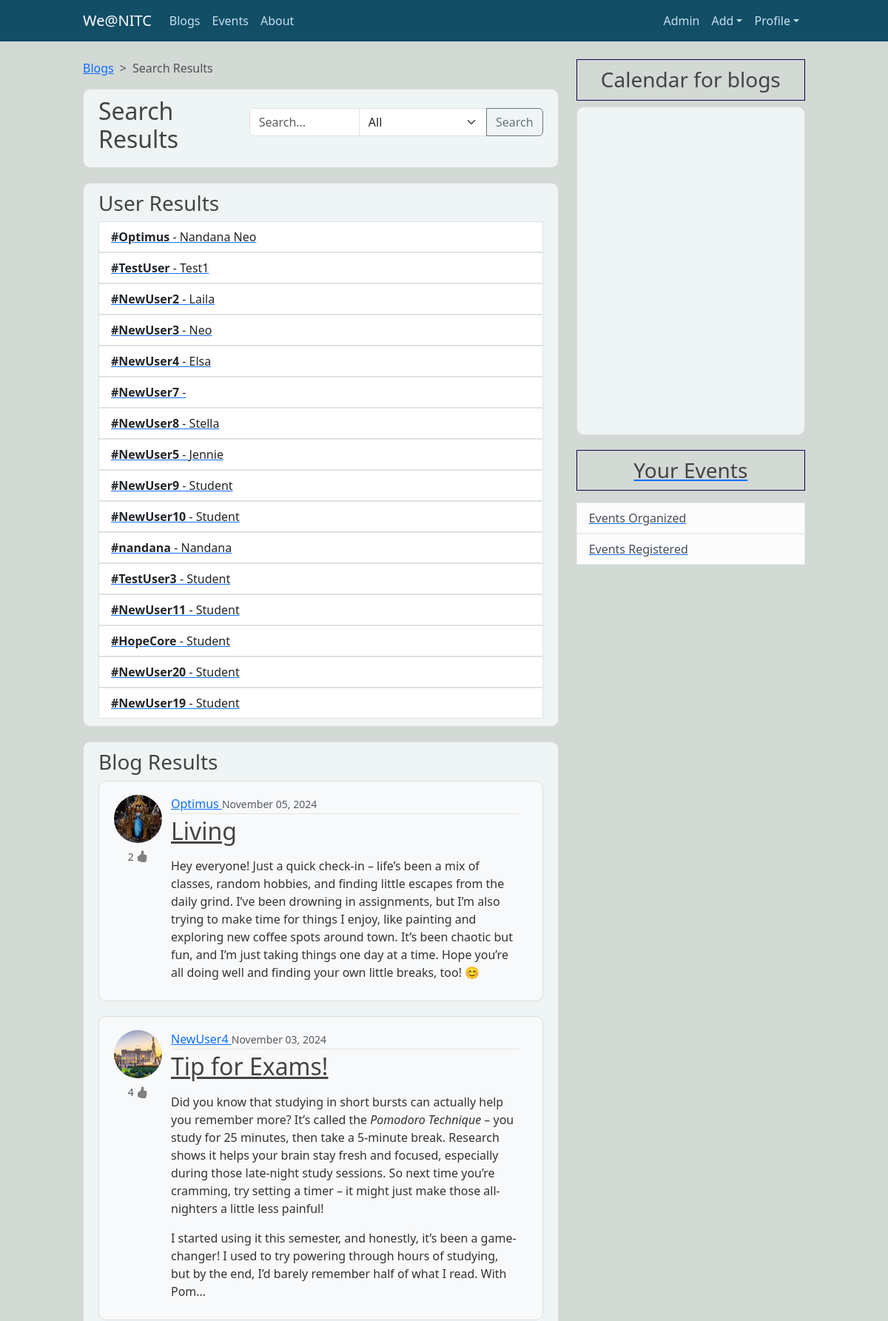
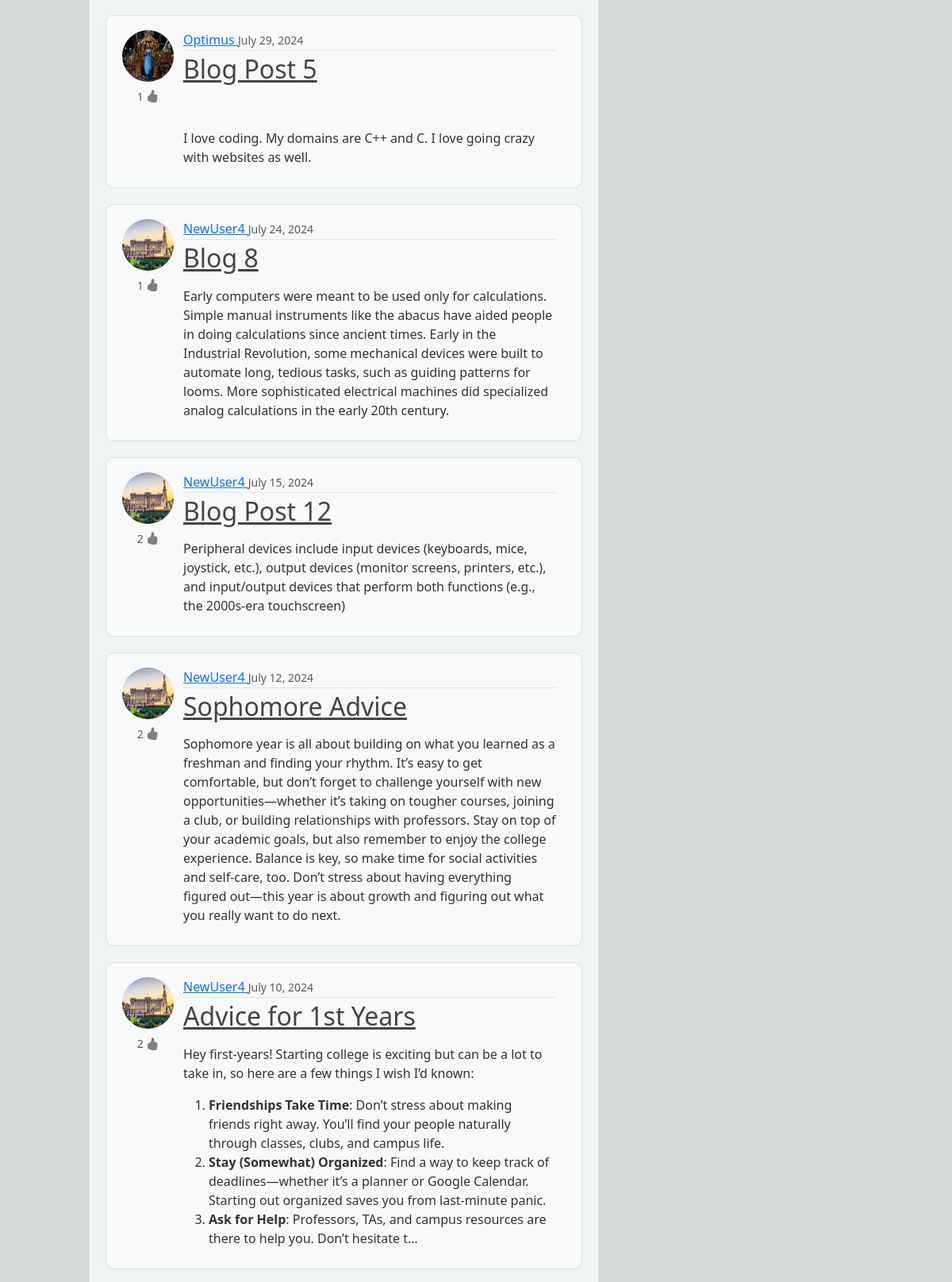
Screenshot of /search/blog/ (signed in, upper part) with the database file from the repository (2 pictures, top to bottom).
### blog/models.py (models this page shows, shortened)
class Post(models.Model):
    title = models.CharField(max_length=100)
    content = CKEditor5Field(null = True,blank=True, config_name='extends')
    date_posted=models.DateTimeField(default=timezone.now) # not putting now() because we need the actual function as default value
    author = models.ForeignKey(User,on_delete=models.CASCADE) #delete post when user is deleted
    likes= models.ManyToManyField(User,blank=True,null=True,related_name='liked_posts')

### users/models.py (models this page shows, shortened)
class Profile(models.Model):
    user=models.OneToOneField(User,on_delete=models.CASCADE)
    image= models.ImageField(default='default.jpg', upload_to='profile_pics')
    about= CKEditor5Field(null = True,default= 'Hi There', config_name='extends')

### blog/views.py (the view)
# urls.py: path('search/blog/', views.blog_search, name='blog_search'),
@login_required
def blog_search(request):
    query = request.GET.get('q', '')
    search_type = request.GET.get('type', 'all')  # Type filter for 'user' or 'post'
    users = []
    posts = []
    if search_type == 'user' or search_type == 'all':
        users = User.objects.filter(Q(username__icontains=query) | Q(first_name__icontains=query))
    if search_type == 'post' or search_type == 'all':
        posts = Post.objects.filter(title__icontains=query).order_by('-date_posted')
    return render(request, 'search/blog_search_results.html', {'users': users,
                                                                'posts': posts,
                                                                  'query': query,
                                                                    'search_type': search_type,
                                                                    'cal': 'blogs'})

### blog/templates/search/blog_search_results.html (shortened to what this page needs)
{% extends "blog/base.html" %}
{% block content %}
<nav style="--bs-breadcrumb-divider: '>';" aria-label="breadcrumb">
    <ol class="breadcrumb">
        <li class="breadcrumb-item"><a href="{% url 'blog-home' %}">Blogs</a></li>
        <li class="breadcrumb-item active" aria-current="page">Search Results</li>
    </ol>
  </nav>
<article class="media content-section d-flex justify-content-between align-items-center">
    <h2 class="d-flex align-items-center">Search Results</h2>
    <form method="get" action="{% url 'blog_search' %}" id="searchForm">
        <div class="input-group">
            <input type="text" name="q" class="form-control" placeholder="Search..." value="{{ query }}">
            <select name="type" class="form-select">
                <option value="all" {% if search_type == 'all' %}selected{% endif %}>All</option>
            </select>
            <button type="submit" class="btn btn-outline-secondary">Search</button>
        </div>
    </form>
</article>
{% if search_type != 'post' %}
    <div class="content-section">
        {% if users %}
            <h3>User Results</h3>
            <ul class="list-group">
                {% for user in users %}
                    <a href="{% url 'user-posts' user.username %}">
                        <li class="list-group-item">
                        <strong>#{{ user.username }}</strong> - {{ user.first_name }}
                        </li>
                    </a>
                {% endfor %}
            </ul>
        {% else %}
            <p> No user search results for "{{ query }}" </p>
        {% endif %}
    </div>
{% endif %}
{% if search_type != 'user' %}
    <div class="content-section">
    {% if posts %}
        <h3>Blog Results</h3>
        {% for post in posts %}
            <article class="media content-section d-flex align-items-start" style="background-color: #f8f9fa;" >
            <div class="row w-100 mt-2">
                <div class="col-auto d-flex flex-column align-items-center">
                <a href="{% url 'user-posts' post.author.username %}"><img class="rounded-circle article-img mb-2 " src="{{ post.author.profile.image.url }}" style="margin-right: 0%;"></a>
                <small class="text-muted"> {{post.likes.count}}
                </small>
                </div>
                    <div class="col" style="padding: 0%;">
                        <div class="media-body">
                            <div class="article-metadata">
                                <a class="mr-2" href="{% url 'user-posts' post.author.username %}">
                                    {{ post.author }}
                                </a>
                                <small class="text-muted">{{ post.date_posted|date:"F d, Y" }}</small>
                            </div>
                            <h2><a class="article-title" href="{% url 'post-detail' post.id %}">{{ post.title }}</a></h2>
                            <p class="article-content">{{ post.content|truncatechars:600|safe }}</p>
                        </div>
                    </div>
                </div>
            </article>
        {% endfor %}
    {% else %}
        <div class="content-section">
        <p> No blog search results for "{{ query }}" </p>
        </div>
    {% endif %}
    </div>
{% endif %}
{% endblock content %}

### blog/static/blog/main.css (style rules this page uses)
body { background: #fafafa; color: #333333; margin-top: 5rem; }
h1, h2, h3, h4, h5, h6 { color: #444444; }
ul { margin: 0; }
.content-section,.about_content { background: hsl(190, 23%, 95%); padding: 10px 20px; border: 1px solid #dddddd; border-radius: 10px; margin-bottom: 20px; transition: all 0.3s ease; }
.article-title { color: #444444; }
.article-content { white-space: pre-line; }
.article-img { height: 65px; width: 65px; }
.article-metadata { padding-bottom: 1px; margin-bottom: 4px; border-bottom: 1px solid #e3e3e3 }
body { background-color: #D3D9D4; }

### blog/templates/blog/base.html (style rules this page uses)
.article-img { transition: all 0.3s ease !important; }

### rows the page displays
Post: author.profile.image (picture), likes.count "2", author "Optimus", date_posted "November 05, 2024", title "Living", content "Hey everyone! Just a quick check-in – life’s been a mix of classes, random hobbies, and finding little escapes from the daily grind. I’ve been drowning in assignments, but I’m also trying to make time for things I enjoy, like painting and exploring new coffee spots around town. It’s been chaotic but fun, and I’m just taking things one day at a time. Hope you’re all doing well and finding your own little breaks, too! 😊"
Post: author.profile.image (picture), likes.count "4", author "NewUser4", date_posted "November 03, 2024", title "Tip for Exams!", content "Did you know that studying in short bursts can actually help you remember more? It’s called the Pomodoro Technique – you study for 25 minutes, then take a 5-minute break. Research shows it helps your brain stay fresh and focused, especially during those late-night study sessions. So next time you’re cramming, try setting a timer – it might just make those all-nighters a little less painful! I started using it this semester, and honestly, it’s been a game-changer! I used to try powering through hours of studying, but by the end, I’d barely remember half of what I read. With Pom…"
Post: author.profile.image (picture), likes.count "1", author "Optimus", date_posted "July 29, 2024", title "Blog Post 5", content "I love coding. My domains are C++ and C. I love going crazy with websites as well."
Post: author.profile.image (picture), likes.count "1", author "NewUser4", date_posted "July 24, 2024", title "Blog 8", content "Early computers were meant to be used only for calculations. Simple manual instruments like the abacus have aided people in doing calculations since ancient times. Early in the Industrial Revolution, some mechanical devices were built to automate long, tedious tasks, such as guiding patterns for looms. More sophisticated electrical machines did specialized analog calculations in the early 20th century."
Post: author.profile.image (picture), likes.count "2", author "NewUser4", date_posted "July 15, 2024", title "Blog Post 12", content "Peripheral devices include input devices (keyboards, mice, joystick, etc.), output devices (monitor screens, printers, etc.), and input/output devices that perform both functions (e.g., the 2000s-era touchscreen)"
Post: author.profile.image (picture), likes.count "2", author "NewUser4", date_posted "July 12, 2024", title "Sophomore Advice", content "Sophomore year is all about building on what you learned as a freshman and finding your rhythm. It’s easy to get comfortable, but don’t forget to challenge yourself with new opportunities—whether it’s taking on tougher courses, joining a club, or building relationships with professors. Stay on top of your academic goals, but also remember to enjoy the college experience. Balance is key, so make time for social activities and self-care, too. Don’t stress about having everything figured out—this year is about growth and figuring out what you really want to do next."
Post: author.profile.image (picture), likes.count "2", author "NewUser4", date_posted "July 10, 2024", title "Advice for 1st Years", content "Hey first-years! Starting college is exciting but can be a lot to take in, so here are a few things I wish I’d known: Friendships Take Time : Don’t stress about making friends right away. You’ll find your people naturally through classes, clubs, and campus life. Stay (Somewhat) Organized : Find a way to keep track of deadlines—whether it’s a planner or Google Calendar. Starting out organized saves you from last-minute panic. Ask for Help : Professors, TAs, and campus resources are there to help you. Don’t hesitate t…"

### other values shown
{{ user.username }} "Optimus"
{{ user.first_name }} "Nandana Neo"
{{ user.username }} "TestUser"
{{ user.first_name }} "Test1"
{{ user.username }} "NewUser2"
{{ user.first_name }} "Laila"
{{ user.username }} "NewUser3"
{{ user.first_name }} "Neo"
{{ user.username }} "NewUser4"
{{ user.first_name }} "Elsa"
{{ user.username }} "NewUser7"
{{ user.username }} "NewUser8"
{{ user.first_name }} "Stella"
{{ user.username }} "NewUser5"
{{ user.first_name }} "Jennie"
